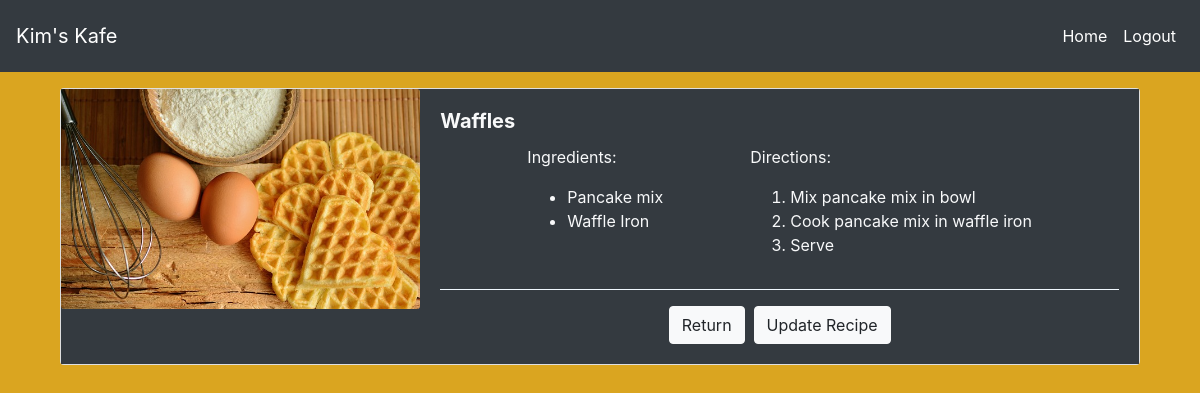
The page /view/3/ (signed in) on the database its author committed.
### recipes/models.py (models this page shows, shortened)
class Recipe(models.Model):
    name = models.CharField(max_length=64)
    description = models.CharField(max_length=128)
    ingredients = models.TextField()
    directions = models.TextField()
    image = models.ImageField(upload_to='assets/', null=True, blank=True)
    added = models.DateField(auto_now_add=True)

### recipes/views.py (the view)
# urls.py: path('view/<int:pk>/', views.view, name="view"),
@login_required(login_url='login')
def view(request, pk):
    recipe = Recipe.objects.get(id=pk)
    recipe.directions = recipe.directions.split('\n')
    recipe.ingredients = recipe.ingredients.split('\n')
    return render(request, 'recipes/view.html', {
        'recipe': recipe
    })

### recipes/templates/recipes/view.html (shortened to what this page needs)
{% extends "recipes/layout.html" %}
{% load static %}
{% load crispy_forms_tags %}
{% block content %}
    <div class="col-lg-12">
        <div class="card mb-3">
            <div class="row no-gutters">
              <div class="col-md-4 bg-dark">
                <img src="{{ recipe.image.url }}" class="card-img" alt="...">
              </div>
              <div class="col-md-8 bg-dark text-light">
                <div class="card-body ">
                  <h5 class="card-title"><strong>{{ recipe.name }}</strong></h5>
                  <div class="split2">
                    <div>
                      <p class="card-text">Ingredients: </p>
                      <ul>
                        {% for ingredient in recipe.ingredients %}
                       <li>{{ ingredient }}</li>
                       {% endfor %}
                      </ul>
                    </div>
                    <div>
                      <p class="card-text">Directions:</p>
                      <ol>
                        {% for direction in recipe.directions %}
                        <li>{{ direction }}</li>
                        {% endfor %}
                      </ol>
                    </div>
                  </div>
                  <hr class="new">
                  <div class="centered">
                    <a class="btn btn-light" href="{% url 'index' %}">Return</a>&nbsp;&nbsp;
                    <a class="btn btn-light" href="{% url 'update' recipe.id %}">Update Recipe</a>
                  </div>
                </div>
              </div>
            </div>
          </div>
    </div>
{% endblock %}

### static/css/styles.css (style rules this page uses)
body { background-color: goldenrod; }
.centered { display: flex; justify-content: center; }
.split2 { display: flex; justify-content: space-evenly; }
hr.new { border-top: 1px solid aliceblue; }

### rows shown on the page
Recipe: image (picture), name "Waffles"

### other values the page prints
{{ ingredient }} "Pancake mix" "Waffle Iron"
{{ direction }} "Mix pancake mix in bowl" "Cook pancake mix in waffle iron" "Serve"
